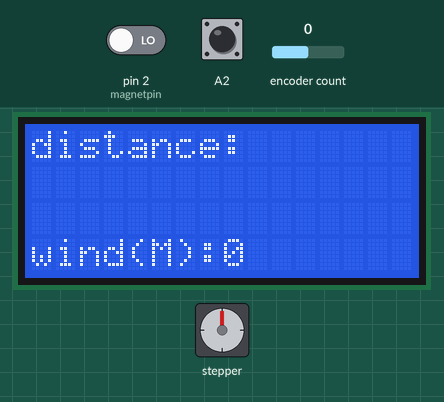
The sketch below on a simulated Arduino Uno, built with avr-gcc and run on an emulated ATmega328P. Parts: stepper motor, 16×4 character LCD. Wiring (inferred from the names in the program): stepper motor driver (1600 steps per turn assumed): step pin 9; direction pin 8. Inputs (shaded band) come from the test bench; at power-on: encoder count 0, A2 HIGH, pin 2 (magnetpin) LOW. What the sketch prints to the serial monitor is not drawn.

Above: at 1.3 s.
1.4 s: encoder count set to 1
At 1.76 s:
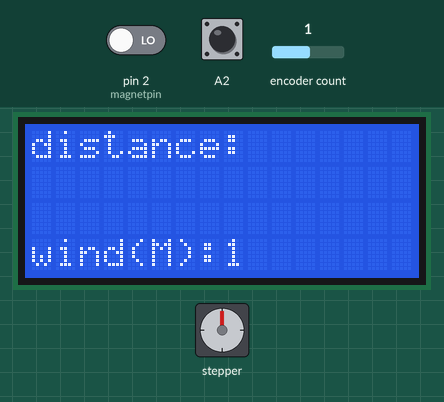
3.2 s: A2 pulled LOW for 0.15 s
3.9 s: A2 pulled LOW for 1 s
7.9 s: pin 2 (magnetpin) driven HIGH
At 8.01 s:
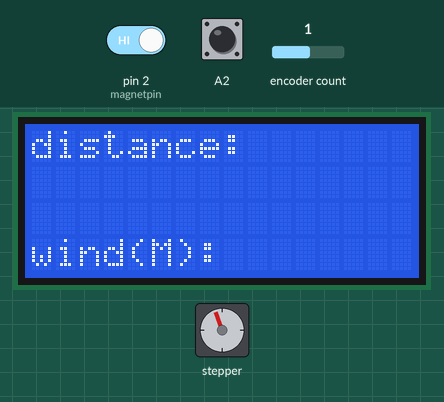
9.8 s: encoder count set to 0
At 10.01 s:
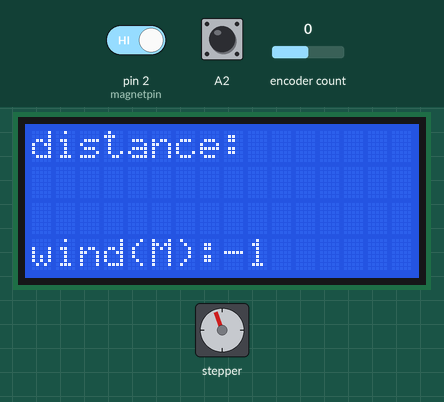
11.4 s: encoder count set to -1
At 11.65 s:
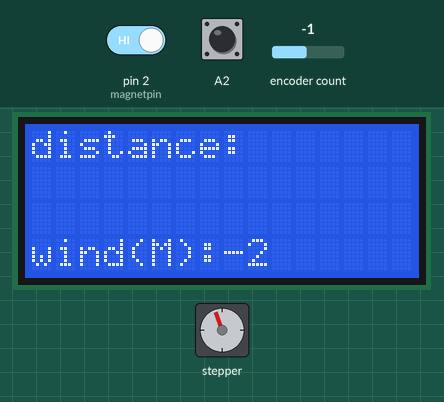
Timing chart, 0 to 14.1 s (numbered marks = the images above; inputs shaded):
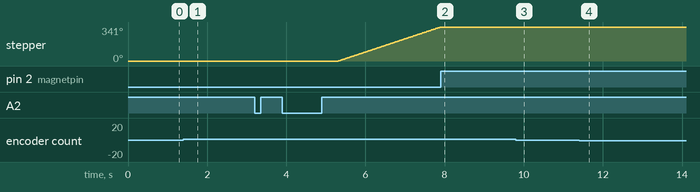

Measured:
- after the input at 1.4 s, the display: first differs from a run without the input after 0.31 s (image 1)
- after the input at 7.9 s, stepper: stops changing and stays 341°; the display: changes at once (image 2)
- after the input at 9.8 s, the display: first differs from a run without the input after 0.16 s (image 3)
- after the input at 11.4 s, the display: first differs from a run without the input after 0.20 s (image 4)

The sketch:

DTRewinder.ino
```cpp
#include <ClickEncoder.h>
#include <TimerOne.h>
#include <Stepper.h>
#include <LiquidCrystal.h>
LiquidCrystal lcd(12, 11, 6, 5, 4, 3); // setup lcd pins here

//magnet pins------------------------------------------------------------

#define magnetpin 2 // magnet signal pin
int dist = 0;
int magnet_detected = 0;
int magnet_detector = 0;
//Stepper pins------------------------------------------------------------

#define dirPin 8
#define stepPin 9
#define stepsPerRevolution 1600


//Encoder----------------------------------------------------------------
bool hasclicked = false;
bool lockout = false;
bool lockout2 = false;
bool buttonstat = false;
int wind;
int sensor;
ClickEncoder *encoder;
int16_t last, value;

void timerIsr() {
  encoder->service();
}


void setup() {

//Encoder----------------------------------------------------------------
Serial.begin(115200);
encoder = new ClickEncoder(A1, A0, A2);
Timer1.initialize(1000);
  Timer1.attachInterrupt(timerIsr);

 last = -1;
//sensor-----------------------------------------------------------------


   attachInterrupt(0, magnet_detect, RISING);//Initialize the intterrupt pin (Arduino digital pin 2)


//LCD SETUP---------------------------------------------------------------
    lcd.begin(16, 4);
      lcd.setCursor(1, 1);
 //        lcd.print("LCD Init-completed");
 //  delay(500);
 //   lcd.clear();
 //     lcd.print("R3winder Ready");
 //       lcd.setCursor(4, 1);
 //         lcd.print("wind filament");

lcd.clear();
     lcd.setCursor(0, 0);
       lcd.print("distance:");
         lcd.setCursor(0,-3); //x,y
          lcd.print("wind(M):");
          delay(100);
           lcd.print(value);


//Stepper setup------------------------------------------------------------

  pinMode(stepPin, OUTPUT);
    pinMode(dirPin, OUTPUT);


}

void loop() {
  // put your main code here, to run repeatedly:

 //ENCODER---------------------------------------


    value += encoder->getValue();

  if (value != last) {
    last = value;
    Serial.print("Encoder Value: ");
    Serial.println(value);
#ifdef WITH_LCD
    lcd.setCursor(0, 0);
    lcd.print("         ");
    lcd.setCursor(0, 0);
    lcd.print(value);
#endif
  }

  ClickEncoder::Button b = encoder->getButton();
  if (b != ClickEncoder::Open) {
    Serial.print("Button: ");
    #define VERBOSECASE(label) case label: Serial.println(#label); break;
    switch (b) {
      VERBOSECASE(ClickEncoder::Pressed);
      VERBOSECASE(ClickEncoder::Held)
      VERBOSECASE(ClickEncoder::Released)
      VERBOSECASE(ClickEncoder::Clicked)
      case ClickEncoder::DoubleClicked:
          Serial.println("ClickEncoder::DoubleClicked");
          encoder->setAccelerationEnabled(!encoder->getAccelerationEnabled());
          Serial.print("  Acceleration is ");
          Serial.println((encoder->getAccelerationEnabled()) ? "enabled" : "disabled");
        break;
    }
  }


 if (lockout2 == false) //&& lockout2 == false)
 //
  {
     lcd.clear();
    lcd.setCursor(0, 0);
     lcd.print("distance:");
       lcd.setCursor(0,-3); //x,y
        lcd.print("wind(M):");
         delay(100);
         lcd.print(value);
           delay(100);
         }


if (b != ClickEncoder::Open && value > 0)
{
  lockout2 = true;

    lcd.clear();
     lcd.setCursor(0, 0);
      lcd.print("winding in progress:");
      nema17();

      }


}
void  nema17() {

 magnet_detected = magnet_detector;


           while (magnet_detector < value)
           {
            Serial.print(value);
          // These four lines result in 1 step:
    digitalWrite(dirPin, HIGH); //setting turning direction
    digitalWrite(stepPin, HIGH);
    delayMicroseconds(800);
    digitalWrite(stepPin, LOW);
    delayMicroseconds(800);


if (magnet_detector == value)
{

  lcd.clear();
     lcd.setCursor(0, 0);
       lcd.print("distance:");
         lcd.setCursor(0,-3); //x,y
          lcd.print("wind(M):");
          delay(100);
          value=0;
           lcd.print(value);

             value=0;
             magnet_detector = 0;
         lockout2 = false;
          loop();
             break;
}


}

//if (value == magnet_detect)

//{    lcd.begin(16, 4);
//      lcd.setCursor(1, 1);
  //        lcd.print("LCD Init-completed");
  //  delay(500);
  //   lcd.clear();
  //     lcd.print("R3winder Ready");
  //       lcd.setCursor(4, 1);
  //         lcd.print("wind filament");

//lcd.clear();
//     lcd.setCursor(0, 0);
//       lcd.print("distance:");
//         lcd.setCursor(0,-3); //x,y
//          lcd.print("wind(M):");
//          delay(100);
//           lcd.print(value);

//           value=0;
 //          return;

 //}


}


void magnet_detect()//This function is called whenever a magnet/interrupt is detected by the arduino
 {
 magnet_detector = magnet_detector+1;
   Serial.print(magnet_detector);
 delay(400);
  }


//--------------------------------------------------------------------------
// ----------------------------------------------------------------------------
// Rotary Encoder Driver with Acceleration
// Supports Click, DoubleClick, Long Click
//
// (c) 2010 karl@pitrich.com
// (c) 2014 karl@pitrich.com
//
// Timer-based rotary encoder logic by Peter Dannegger
// http://www.mikrocontroller.net/articles/Drehgeber
// ----------------------------------------------------------------------------

#ifndef __have__ClickEncoder_h__
#define __have__ClickEncoder_h__

// ----------------------------------------------------------------------------

#include <stdint.h>
#include <avr/io.h>
#include <avr/interrupt.h>
#include <avr/pgmspace.h>
#include "Arduino.h"

// ----------------------------------------------------------------------------

#define ENC_NORMAL        (1 << 1)   // use Peter Danneger's decoder
#define ENC_FLAKY         (1 << 2)   // use Table-based decoder

// ----------------------------------------------------------------------------

#ifndef ENC_DECODER
#  define ENC_DECODER     ENC_NORMAL
#endif

#if ENC_DECODER == ENC_FLAKY
#  ifndef ENC_HALFSTEP
#    define ENC_HALFSTEP  1        // use table for half step per default
#  endif
#endif

// ----------------------------------------------------------------------------

class ClickEncoder
{
public:
  typedef enum Button_e {
    Open = 0,
    Closed,

    Pressed,
    Held,
    Released,

    Clicked,
    DoubleClicked

  } Button;

public:
  ClickEncoder(uint8_t A, uint8_t B, uint8_t BTN = -1,
               uint8_t stepsPerNotch = 1, bool active = LOW);

  void service(void);
  int16_t getValue(void);

#ifndef WITHOUT_BUTTON
public:
  Button getButton(void);
#endif

#ifndef WITHOUT_BUTTON
public:
  void setDoubleClickEnabled(const bool &d)
  {
    doubleClickEnabled = d;
  }

  const bool getDoubleClickEnabled()
  {
    return doubleClickEnabled;
  }
#endif

public:
  void setAccelerationEnabled(const bool &a)
  {
    accelerationEnabled = a;
    if (accelerationEnabled == false) {
      acceleration = 0;
    }
  }

  const bool getAccelerationEnabled()
  {
    return accelerationEnabled;
  }

private:
  const uint8_t pinA;
  const uint8_t pinB;
  const uint8_t pinBTN;
  const bool pinsActive;
  volatile int16_t delta;
  volatile int16_t last;
  uint8_t steps;
  volatile uint16_t acceleration;
#if ENC_DECODER != ENC_NORMAL
  static const int8_t table[16];
#endif
#ifndef WITHOUT_BUTTON
  volatile Button button;
  bool doubleClickEnabled;
  bool accelerationEnabled;
#endif
};

// ----------------------------------------------------------------------------

#endif // __have__ClickEncoder_h__
```
